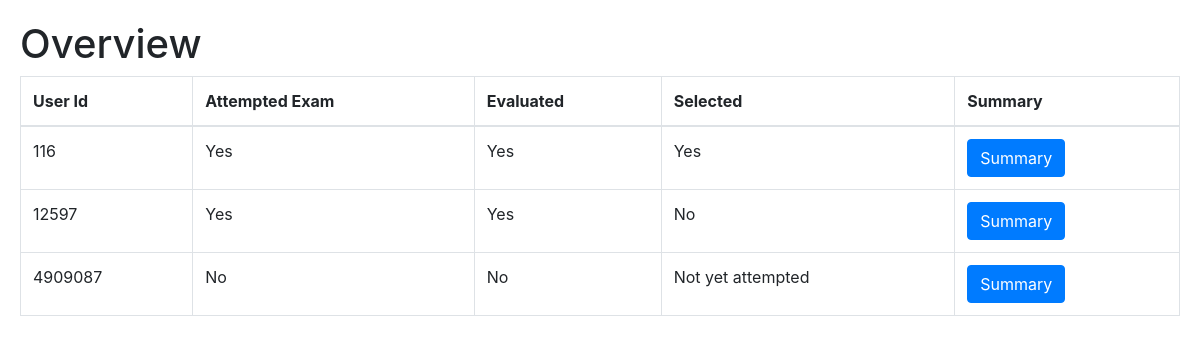
The page /overview on the database its author committed.
### app.py (models this page shows)
class SelectedCandidate(db.Model):
    id = db.Column(db.Integer, primary_key=True)
    user_id = db.Column(db.Integer, nullable=False)
    attempted = db.Column(db.Boolean, default=False)
    selected = db.Column(db.Boolean, default=False)
    created_at = db.Column(db.DateTime(timezone=True), default=db.func.now())

### app.py (the view)
@app.route('/overview')
def overview():
    sc = SelectedCandidate.query.all()
    sc_list = []
    for s in sc:
        selected = ('Yes' if s.selected else 'No') if s.attempted else 'Not yet attempted'
        feedback = Feedback.query.filter_by(user_id=s.user_id).first()
        sc_list.append({
            'user_id': s.user_id,
            'attempted': 'Yes' if s.attempted else 'No',
            'selected': selected,
            'evaluated': 'Yes' if feedback else 'No',
            'Link Expired': 'Yes' if (datetime.now() - s.created_at).seconds > 86400 else 'No'
        })
    return render_template('overview.html', selected_candidates=sc_list)

### templates/overview.html (shortened to what this page needs)
<!DOCTYPE html>
<html lang="en">
<head>
    <link rel="stylesheet" href="{{ url_for('static', filename='dashboard.css') }}">
    <link rel="stylesheet" href="https://stackpath.bootstrapcdn.com/bootstrap/4.5.2/css/bootstrap.min.css">
</head>
<body>
    <h1>Overview</h1>
    <table class="table table-bordered">
        <thead>
            <tr>
                <th>User Id</th>
                <th>Attempted Exam</th>
                <th>Evaluated</th>
                <th>Selected</th>
                <th>Summary</th>
            </tr>
        </thead>
        <tbody>
            {% for sc in selected_candidates %}
            <tr>
                <td>{{ sc.user_id }}</td>
                <td>{{ sc.attempted }}</td>
                <td>{{ sc.evaluated }}</td>
                <td>{{ sc.selected }}</td>
                <td>
                    <a href="/summary/{{ sc.user_id }}" class="btn btn-primary">Summary</a>
                </td>
            </tr>
            {% endfor %}
        </tbody>
    </table>
</body>
</html>

### static/dashboard.css (style rules this page uses)
body { font-family: Arial, sans-serif; background-color: #f0f2f5; margin: 0; padding: 20px; background-image: url('https://images.pexels.com/photos/373076/pexels-photo-373076.jpeg?cs=srgb&dl=pexels-pixabay-373076.jpg&fm=jpg&_gl=1*vw15n8*_ga*MzA3ODEzODY5LjE3MDk1NzAyMDI.*_ga_8JE65Q40S6*MTcwOTU4Mjk1NC4yLjEuMTcwOTU4Mjk2MS4wLjAuMA.jpg' ); background-size: cover; background-position: center; margin: 0; font-family: Arial, sans-serif; }

### rows shown on the page
SelectedCandidate: user_id "12597", attempted "Yes", evaluated "Yes", selected "No"
SelectedCandidate: user_id "4909087", attempted "No", evaluated "No", selected "Not yet attempted"

### other values the page prints
{{ sc.user_id }} "116"
{{ sc.attempted }} "Yes"
{{ sc.evaluated }} "Yes"
{{ sc.selected }} "Yes"
